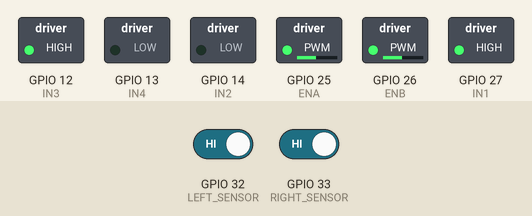
Simulated run of this sketch. Board: ESP32. Shown: switched loads named in the sketch (green lamp = pin HIGH). The inputs (shaded band) are chosen by the test bench; at power-on: GPIO 32 (LEFT_SENSOR) HIGH, GPIO 33 (RIGHT_SENSOR) HIGH.

Above: at 1.2 s.
1.3 s: GPIO 32 (LEFT_SENSOR) driven LOW
At 1.6 s:
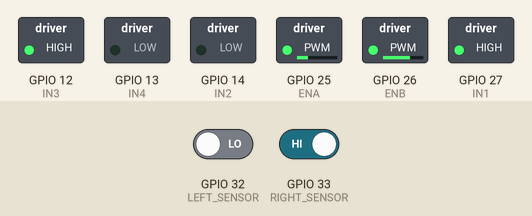
2.8 s: GPIO 33 (RIGHT_SENSOR) driven LOW
At 3.9 s:
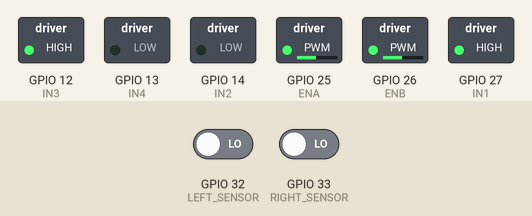
4.3 s: GPIO 32 (LEFT_SENSOR) driven HIGH
At 5.1 s:
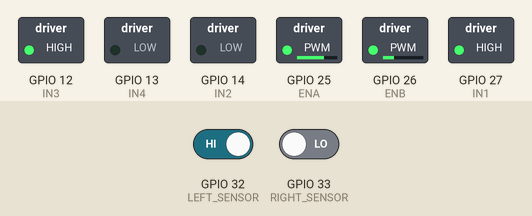
5.8 s: GPIO 32 (LEFT_SENSOR) driven LOW and GPIO 33 (RIGHT_SENSOR) driven HIGH
At 6.2 s:
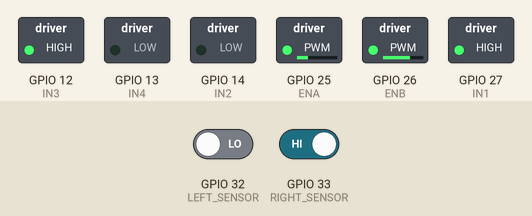
7.3 s: GPIO 32 (LEFT_SENSOR) driven HIGH and GPIO 33 (RIGHT_SENSOR) driven LOW
At 8.5 s:
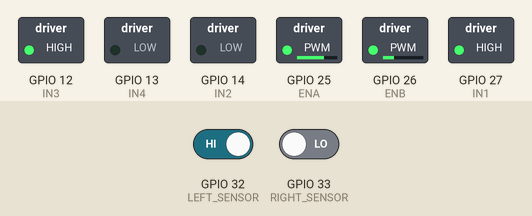
Timing chart, 0 to 9.8 s (numbered marks = the images above; inputs shaded):
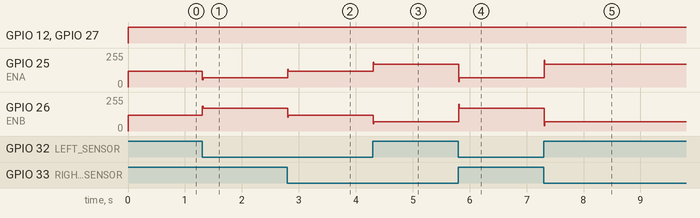

Measured:
- after the input at 1.3 s, GPIO 25 (ENA): 120/255 → 70/255 at once; GPIO 26 (ENB): 120/255 → 170/255 at once
- after the input at 2.8 s, GPIO 25 (ENA): 70/255 → 120/255 at once; GPIO 26 (ENB): 170/255 → 120/255 at once
- after the input at 4.3 s, GPIO 25 (ENA): 120/255 → 170/255 at once; GPIO 26 (ENB): 120/255 → 70/255 at once
- after the input at 5.8 s, GPIO 25 (ENA): 170/255 → 70/255 at once; GPIO 26 (ENB): 70/255 → 170/255 at once
- after the input at 7.3 s, GPIO 25 (ENA): 70/255 → 170/255 at once; GPIO 26 (ENB): 170/255 → 70/255 at once

The sketch:

LineFollower.ino
```cpp
#define LEFT_SENSOR  32
#define RIGHT_SENSOR 33

#define ENA  25
#define ENB  26

#define IN1  27
#define IN2  14
#define IN3  12
#define IN4  13

float Kp = 50.0;
float Ki = 0.0;
float Kd = 15.0;

float error = 0, lastError = 0, integral = 0;
int baseSpeed = 120;
int maxSpeed = 200;

void setup() {
    pinMode(LEFT_SENSOR, INPUT);
    pinMode(RIGHT_SENSOR, INPUT);

    pinMode(ENA, OUTPUT);
    pinMode(ENB, OUTPUT);
    pinMode(IN1, OUTPUT);
    pinMode(IN2, OUTPUT);
    pinMode(IN3, OUTPUT);
    pinMode(IN4, OUTPUT);

    Serial.begin(115200);
}

void loop() {
    int left = digitalRead(LEFT_SENSOR);
    int right = digitalRead(RIGHT_SENSOR);

    if (left == 0 && right == 0) error = 0;
    else if (left == 1 && right == 0) error = -1;
    else if (left == 0 && right == 1) error = 1;
    else error = lastError;

    float P = Kp * error;
    integral += error;
    float I = Ki * integral;
    float D = Kd * (error - lastError);
    float correction = P + I + D;

    int leftMotorSpeed = constrain(baseSpeed - correction, 0, maxSpeed);
    int rightMotorSpeed = constrain(baseSpeed + correction, 0, maxSpeed);

    moveMotors(leftMotorSpeed, rightMotorSpeed);

    lastError = error;

    delay(10);
}

void moveMotors(int leftSpeed, int rightSpeed) {
    digitalWrite(IN1, HIGH);
    digitalWrite(IN2, LOW);
    digitalWrite(IN3, HIGH);
    digitalWrite(IN4, LOW);

    analogWrite(ENA, leftSpeed);
    analogWrite(ENB, rightSpeed);
}
```
